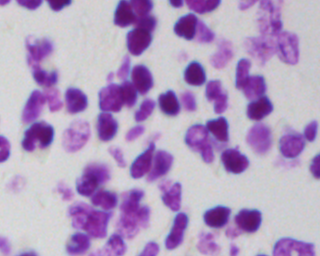
#> input picture 2.png, 320 x 256 px; the run also reads 1 picture not shown here
$ jupyter execute --allow-errors image_process.ipynb   (shell and % lines are left out)   (older library calls are emulated)
#> lines starting #> are read from the running program, lines starting #| are printed output that depends on the picture; after the words box and inside, x2 and y2 are one past the last pixel; in counts of white or black regions, pixels touching at a corner belong together
[cell 1]
#原图上边缘检测
import cv2
from matplotlib import pyplot as plt

im = cv2.imread('2.png')
#> im is the input picture: shape (256, 320, 3); mean B, G, R 193, 154.2, 177.3
gray = cv2.cvtColor(im, cv2.COLOR_BGR2GRAY)
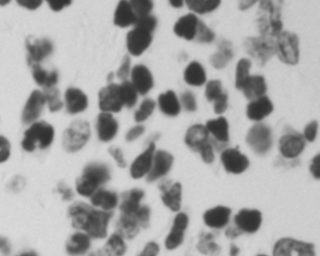
#> gray: shape (256, 320); min 47, max 219, mean 165.5
ret, binary = cv2.threshold(gray, 127, 255, cv2.THRESH_BINARY)
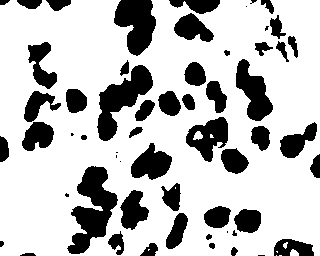
#> binary: shape (256, 320); 74.8% white; 58 black regions (11 under 20 px)
img, contours, hierarchy = cv2.findContours(binary, cv2.RETR_TREE, cv2.CHAIN_APPROX_SIMPLE)
#> contours = 54 contours, 16 with area under 20; largest, box (x1, y1, x2, y2) and area: (0, 0, 320, 256) 77552, (66, 165, 119, 255) 2372, (96, 64, 154, 142) 1938, (235, 58, 274, 122) 1285, (185, 116, 229, 163) 1200
cv2.drawContours(im, contours, -1, (0,0,255),3 )
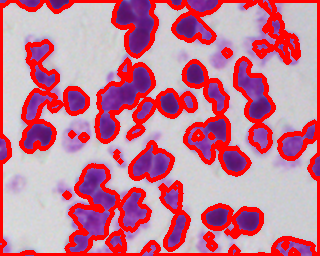
#> im: shape (256, 320, 3); mean B, G, R 147.8, 123.4, 200.2
plt.imshow(im)

[cell 2]
#两张图片提取轮廓并加到黑色背景上
import cv2
from matplotlib import pyplot as plt

im11 = cv2.imread('11.png')
im22 = cv2.imread('22.png')
im = cv2.imread('black.jpg')

#> (the rest of this cell did not finish here and is left out)
